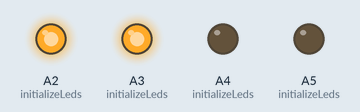
Recording of a sketch running on a simulated Arduino Uno, built with avr-gcc and run on an emulated ATmega328P. Parts: output pins drawn as LEDs (lit = HIGH). Random numbers use the default seed unless the sketch sets one.

Above: at 1.3 s.
At 6.5 s:
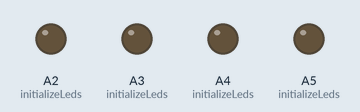
At 7.5 s:
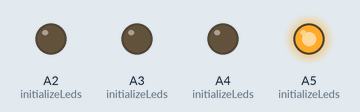
At 15.9 s:
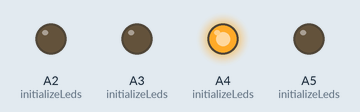
At 21.9 s:
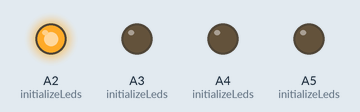
At 37.5 s:
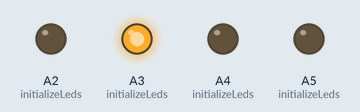
Timing chart, 0 to 40.0 s (numbered marks = the images above):
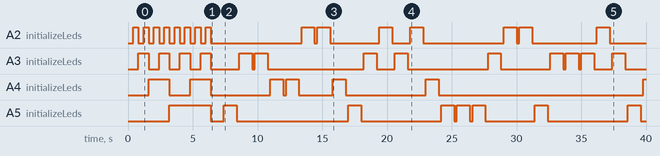

Measured:
- by itself, A2 (initializeLeds): HIGH → LOW at 0.80 s, → HIGH 0.40 s later, → LOW 0.40 s later, → HIGH 0.40 s later, … (29 changes in this stretch)
- by itself, A3 (initializeLeds): HIGH → LOW at 1.6 s, → HIGH 0.80 s later, → LOW 0.80 s later, → HIGH 0.80 s later, … (25 changes in this stretch)
- by itself, A4 (initializeLeds): HIGH → LOW at 3.2 s, → HIGH 1.6 s later, → LOW 1.6 s later, → HIGH 4.6 s later, … (12 changes in this stretch)
- by itself, A5 (initializeLeds): HIGH → LOW at 6.4 s, → HIGH 1.0 s later, → LOW 1.0 s later, → HIGH 8.6 s later, … (15 changes in this stretch)

The sketch:

ledspedenpelit.ino
```cpp
int aktviivinenledi = -1;
int ledinviive = 1000;
int ledishowviive = 200;

void initializeLeds(){
  pinMode(A2, OUTPUT);
  pinMode(A3, OUTPUT);
  pinMode(A4, OUTPUT);
  pinMode(A5, OUTPUT);
}
void show1()
{
  for(int i = 0; i < 16; i++)
  {
    if(i & (1 << 0)) {
      digitalWrite(A2, HIGH);
    } else {
      digitalWrite(A2, LOW);
    }
    if(i & (1 << 1)){
      digitalWrite(A3, HIGH);
    } else {
      digitalWrite(A3, LOW);
    }
    if(i & (1 << 2)){
      digitalWrite(A4, HIGH);
    } else {
      digitalWrite(A4, LOW);
    }
    if(i & (1 << 3)){
      digitalWrite(A5, HIGH);
    } else {
      digitalWrite(A5, LOW);
    }
    delay(400);
  }
  clearAllLeds();
  delay(ledinviive);
}

void setLed(byte pin) {
  digitalWrite(pin, HIGH);
}

void clearAllLeds(void) {
  digitalWrite(A2, LOW);
  digitalWrite(A3, LOW);
  digitalWrite(A4, LOW);
  digitalWrite(A5, LOW);
}
void setAllLeds(void) {
  digitalWrite(A2, HIGH);
  digitalWrite(A3, HIGH);
  digitalWrite(A4, HIGH);
  digitalWrite(A5, HIGH);
}
void show2()
{
  for(int j = 0; j < 5; j++)
  {
    clearAllLeds();
    digitalWrite(A2, HIGH);
    delay(ledishowviive);
    digitalWrite(A3, HIGH);
    delay(ledishowviive);
    digitalWrite(A4, HIGH);
    delay(ledishowviive);
    digitalWrite(A5, HIGH);
    delay(ledishowviive);

    ledishowviive -= 30;
    if (ledishowviive < 50)
     {
      ledishowviive = 50;
    }
  }
   setAllLeds();
   delay(500);
   clearAllLeds();
}

void setup() {

 initializeLeds();
  // show2();
  show1();
}

void loop() {
  clearAllLeds();

  aktviivinenledi = random(0, 4);
  if (aktviivinenledi == 0) {
    setLed(A2);
  } else if (aktviivinenledi == 1) {
    setLed(A3);
  } else if (aktviivinenledi == 2) {
    setLed(A4);
  } else if (aktviivinenledi == 3) {
    setLed(A5);
  }
  delay(ledinviive);
  clearAllLeds();
/*  if (ledinviive > 200) {
    ledinviive -= 50;
  } */
  delay(200);
}
```
